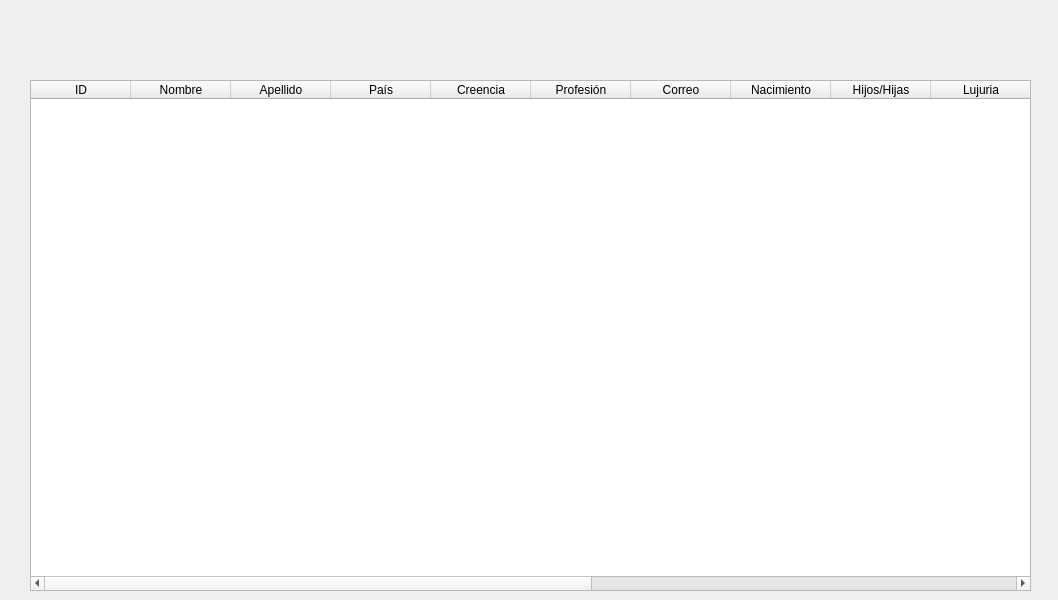
<?xml version="1.0" encoding="UTF-8"?>
<ui version="4.0">
 <class>VentanaInfoPersonas</class>
 <widget class="QDialog" name="VentanaInfoPersonas">
  <property name="geometry">
   <rect>
    <x>0</x>
    <y>0</y>
    <width>1058</width>
    <height>600</height>
   </rect>
  </property>
  <property name="windowTitle">
   <string>Dialog</string>
  </property>
  <widget class="QTableWidget" name="tableWidget">
   <property name="geometry">
    <rect>
     <x>30</x>
     <y>80</y>
     <width>1001</width>
     <height>511</height>
    </rect>
   </property>
   <column>
    <property name="text">
     <string>ID</string>
    </property>
   </column>
   <column>
    <property name="text">
     <string>Nombre</string>
    </property>
   </column>
   <column>
    <property name="text">
     <string>Apellido</string>
    </property>
   </column>
   <column>
    <property name="text">
     <string>País</string>
    </property>
   </column>
   <column>
    <property name="text">
     <string>Creencia</string>
    </property>
   </column>
   <column>
    <property name="text">
     <string>Profesión</string>
    </property>
   </column>
   <column>
    <property name="text">
     <string>Correo</string>
    </property>
   </column>
   <column>
    <property name="text">
     <string>Nacimiento</string>
    </property>
   </column>
   <column>
    <property name="text">
     <string>Hijos/Hijas</string>
    </property>
   </column>
   <column>
    <property name="text">
     <string>Lujuria</string>
    </property>
   </column>
   <column>
    <property name="text">
     <string>Gula</string>
    </property>
   </column>
   <column>
    <property name="text">
     <string>Avaricia</string>
    </property>
   </column>
   <column>
    <property name="text">
     <string>Pereza</string>
    </property>
   </column>
   <column>
    <property name="text">
     <string>Ira</string>
    </property>
   </column>
   <column>
    <property name="text">
     <string>Envidia</string>
    </property>
   </column>
   <column>
    <property name="text">
     <string>Soberbia</string>
    </property>
   </column>
  </widget>
 </widget>
 <resources/>
 <connections/>
</ui>
